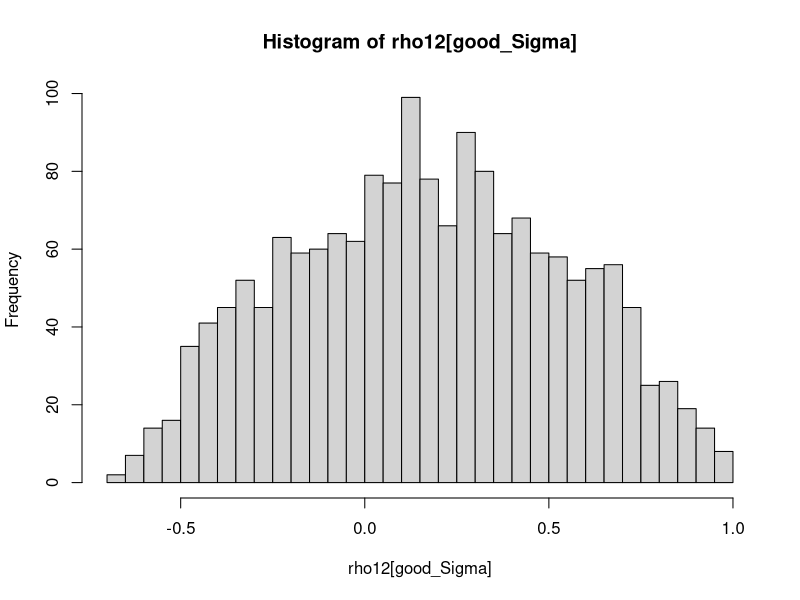
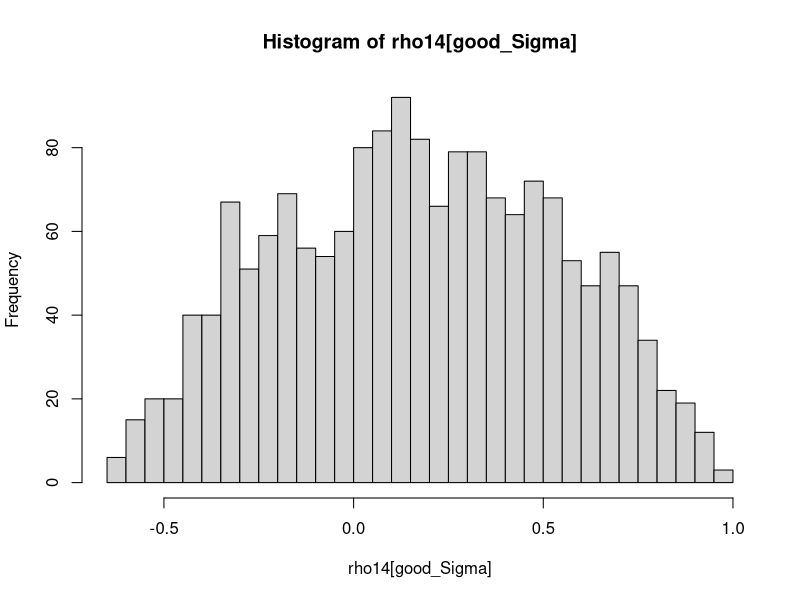
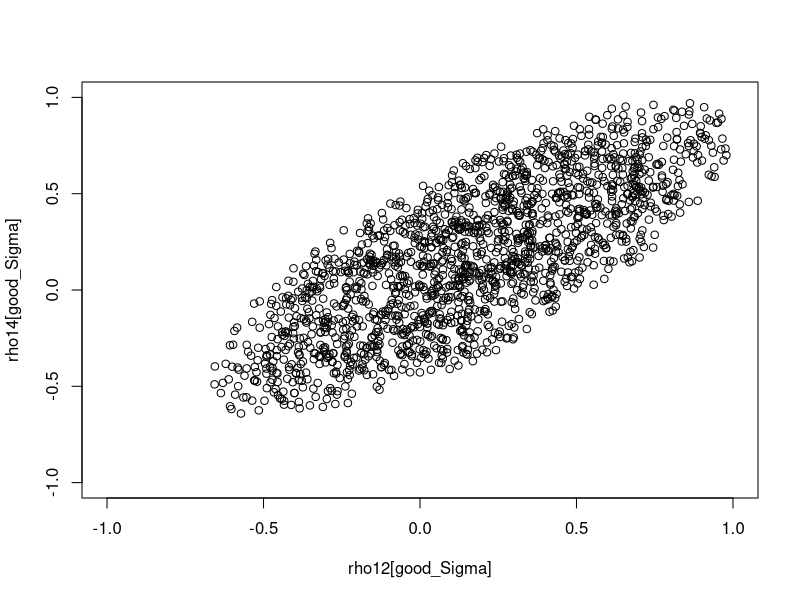

The R source for these figures, in order: (Note: this script raises an error after producing the figures.)
## ---- chunk 1
#determines whether given matrix is positive definite
pos_def = function(Sigma){
  eigen_values = eigen(x = Sigma, symmetric = TRUE)$values
  return(all(eigen_values > 0))
}

#samples a correlation matrix, given the identifiable correlations
sample_Sigma = function(rho13, rho24){
  rho12 = runif(n = 1, min = -1, max = 1)
  rho14 = runif(n = 1, min = -1, max = 1)
  rho23 = runif(n = 1, min = -1, max = 1)
  rho34 = runif(n = 1, min = -1, max = 1)
  Sigma_sampled = matrix(c(1, rho12, rho13, rho14, 0.4,
                           rho12, 1, rho23, rho24, 0.4,
                           rho13, rho23, 1, rho34, 0.4,
                           rho14, rho24, rho34, 1, 0.4,
                           0.4, 0.4, 0.4, 0.4, 1), nrow = 5)
  return(Sigma_sampled)
}
sample_Sigma(0.8, 0.8)

good_Sigma = logical()
rho12 <- rho14 <- numeric()
for(i in 1:50000){
  sampled_Sigma = sample_Sigma(0.8, 0.8)
  good_Sigma = c(good_Sigma, pos_def(sampled_Sigma))
  rho12 = c(rho12, sampled_Sigma[1, 2])
  rho14 = c(rho14, sampled_Sigma[1, 4])
}

hist(rho12[good_Sigma], breaks = 40)
hist(rho14[good_Sigma], breaks = 40)
plot(rho12[good_Sigma], rho14[good_Sigma], xlim = c(-1,1), ylim = c(-1,1))
points(temp12, temp14, col = "red")


temp12 = rho12[good_Sigma]
temp14 = rho14[good_Sigma]
